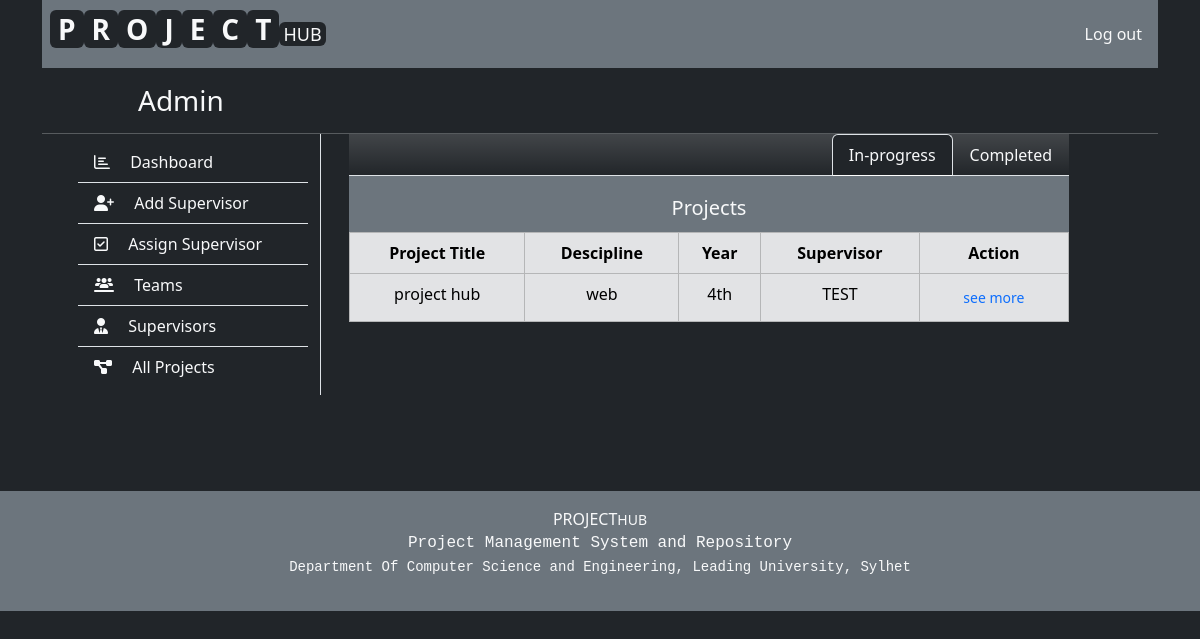
Page /admin/all_projects.php on the committed database.
### tables this page shows
CREATE TABLE `proposals` (
  `serial` int(5) NOT NULL,
  `team_id` int(6) NOT NULL,
  `project_title` varchar(200) NOT NULL,
  `descipline` varchar(100) NOT NULL,
  `year` varchar(50) NOT NULL,
  `supervisor_preference` varchar(200) NOT NULL,
  `assigned_supervisor` varchar(255) NOT NULL,
  `approval_status` varchar(50) NOT NULL,
  `message` varchar(255) NOT NULL,
  `github` varchar(200) NOT NULL,
  `proposal` varchar(255) NOT NULL
);

### admin/all_projects.php (the view, shortened to what this page needs)
<?php
include ("../config/dbConn.php");
$sql_projects = "SELECT * FROM proposals";
$result_projects = mysqli_query($conn,$sql_projects);
?>
<!DOCTYPE html>
<html lang="en">
<?php include("../inc/head.php"); ?>
<body class="bg-dark">
<div class="container">
    <header>
        <nav class="navbar navbar-expand-sm bg-secondary px-2">
            <a class="navbar-brand d-flex text-capitalize" href="../index.php" >
                <?php include("../inc/logo.php"); ?>
            </a><?php include("../inc/nav_collapse.php"); ?>
            <div class="collapse navbar-collapse" id="navbarContent">
                <ul class="navbar-nav ms-auto ">
                    <li class="nav-item" ><a class="nav-link text-light my-sidebar-style" href="../action/logout.php">Log out</a></li>
                </ul>
            </div>
        </nav>
    </header>
<main>
    <div class="">
        <div class="h3 text-light mt-3 ms-5 ps-5">Admin</div>
    </div>
    <hr class="text-light mb-0">
    <div class="container ">
        <div class="row mb-5 pb-5">
            <?php include ("admin_sidebar.php"); ?>
            <div class="col-sm-11 col-md-8 col-lg-8 ">
                    <div class="col">
                        <div class="bg-dark bg-gradient">
                            <ul class="nav nav-tabs justify-content-end">
                                <li class="nav-item">
                                    <a class="nav-link text-light bg-dark active" href="all_projects.php">In-progress</a>
                                </li>
                                <li class="nav-item">
                                    <a class="nav-link text-light " href="completed_projects.php">Completed</a>
                                </li>
                            </ul>
                        </div>
                        <div class="bg-secondary p-1">
                            <div class="text-light text-center h5 mt-3">Projects</div>
                        </div>
                        <form class=" " name=""  action="" method="">
                            <table class="table table-bordered rounded table-secondary text-center">
                                <tr>
                                    <th>Project Title</th>
                                    <th>Descipline</th>
                                    <th>Year</th>
                                    <th>Supervisor</th>
                                    <th>Action</th>
                                </tr>
                                <?php while($row = mysqli_fetch_assoc($result_projects)){ ?>
                                    <tr>
                                    <td class=""><?php echo $row["project_title"]; ?></td>
                                    <td class=""><?php echo $row["descipline"]; ?></td>
                                    <td><?php echo $row["year"]; ?></td>
                                    <td><?php echo $row["assigned_supervisor"]; ?></td>
                                    <td><a class="btn btn-sm text-primary" href="team_details.php?team_id=<?php echo $row["team_id"] ?>">see more</a></td>
                                    </tr>
                                <?php } ?>
                            </table>
                        </form>
                    </div>
                </div>
            </div>
        </div>
        </div>
<?php include("../inc/foot.php"); ?>
</body>
</html>

### rows in the picture
proposals: project_title "project hub", descipline "web", year "4th", assigned_supervisor "TEST"
